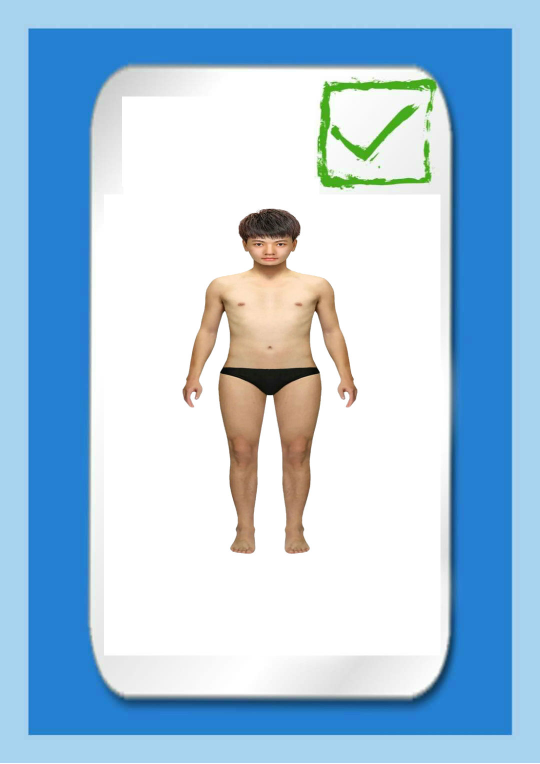
#> input picture Team3/许元开/opencv_learn/1.jpg, 1080 x 1527 px, given in place of man.png, which was not available (shown at 1/2 size)
$ jupyter execute --allow-errors XYK.ipynb   (text cells are left out)
#> lines starting #> are read from the running program, lines starting #| are printed output that depends on the picture; after the words box and inside, x2 and y2 are one past the last pixel; in counts of white or black regions, pixels touching at a corner belong together; pictures that were not available may be replaced by others from this repository, and a replacement may not be noted
[cell 1]
import numpy as np
import cv2
import random
from urllib.request import urlopen
from bs4 import BeautifulSoup
import re
import serial
import serial.tools.list_ports
import time
global cn
ports = list(serial.tools.list_ports.comports())
ser=serial.Serial(port='COM6')
fullclk = False
clothclk = False
hatclk = False
pantsclk = False
#> (the rest of this cell did not finish here and is left out)

[cell 2]
import numpy as np
import cv2
import random
from urllib.request import urlopen
from bs4 import BeautifulSoup
import re
import serial
import serial.tools.list_ports
import time
global cn
fullclk = False
clothclk = False
hatclk = False
pantsclk = False
#> (the rest of this cell did not finish here and is left out)

[cell 3]
import numpy as np
import cv2
img0 = cv2.imread('man.png')
#> img0 is the input picture: shape (1527, 1080, 3); mean B, G, R 224.4, 200.7, 170
img2 = cv2.imread('cloth1.jpg')
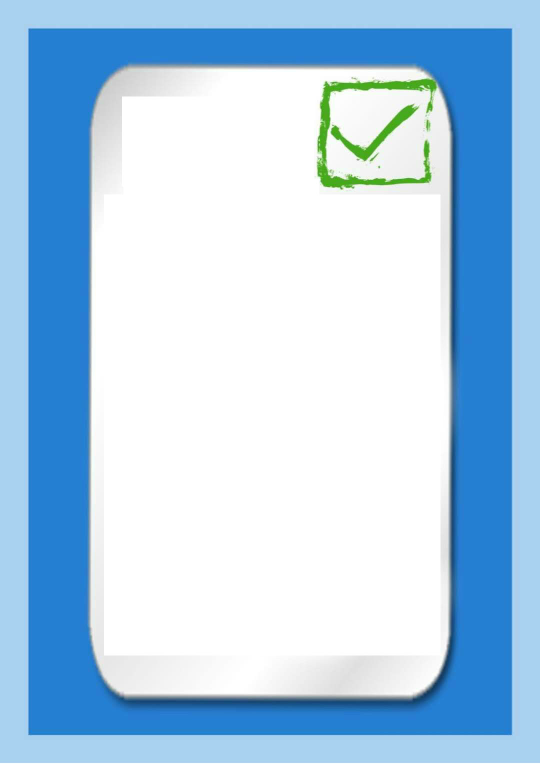
#> input picture Team3/许元开/opencv_learn/227351.jpg, 1080 x 1527 px, given in place of cloth1.jpg, which was not available (shown at 1/2 size)
#> img2 is the input picture: shape (1527, 1080, 3); mean B, G, R 233.9, 207.6, 175.2
rows,cols,channels = img2.shape
#> rows = 1527; cols = 1080; channels = 3
img1 = cv2.resize(img0,(644,457),interpolation=cv2.INTER_CUBIC)
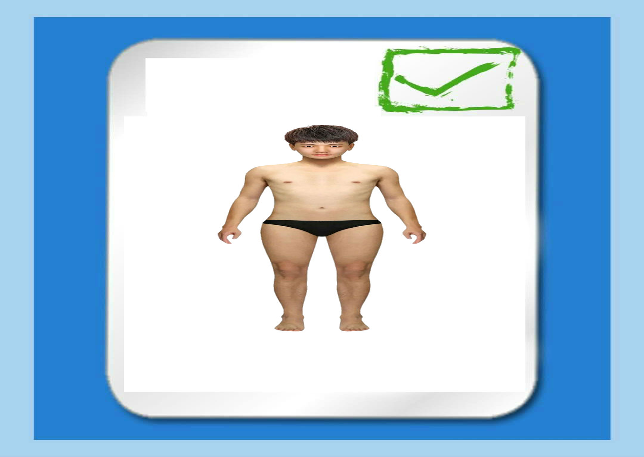
#> img1: shape (457, 644, 3); mean B, G, R 224.4, 200.7, 170
img2gray = cv2.cvtColor(img2,cv2.COLOR_BGR2GRAY)
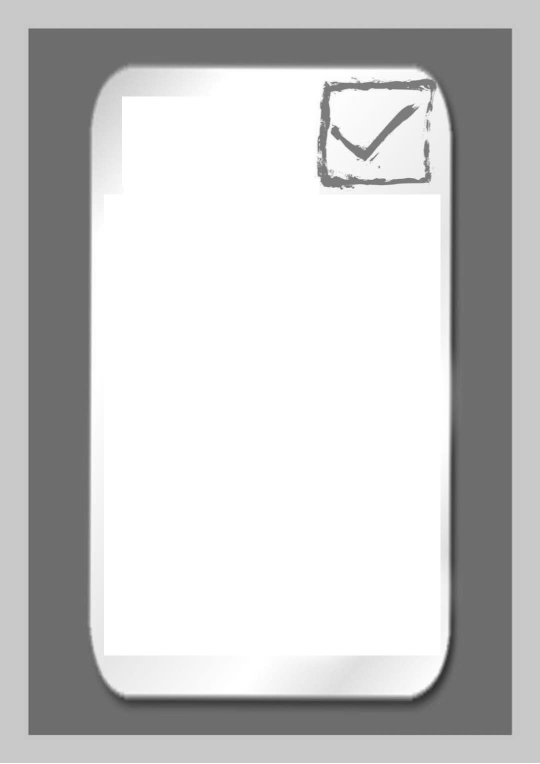
#> img2gray: shape (1527, 1080) (shown at 1/2 size); min 41, max 255, mean 200.8
ret, mask1 = cv2.threshold(img2gray, 175, 255, cv2.THRESH_BINARY)
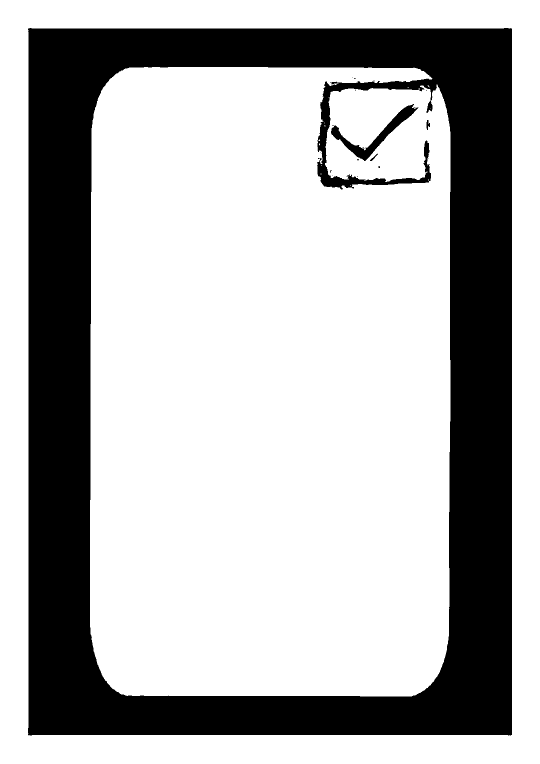
#> mask1: shape (1527, 1080) (shown at 1/2 size); 70.5% white; 19 black regions (15 under 20 px), largest, box (x1, y1, x2, y2) and area: (56, 56, 1024, 1471) 482906, (662, 208, 837, 322) 3521, (853, 240, 860, 260) 86, (740, 307, 756, 322) 55
cv2.imshow('roi',img1)
cv2.imshow('mask',mask1)
cv2.waitKey(0)
mask_inv = cv2.bitwise_not(mask1)
cv2.imshow('mi',mask_inv)
cv2.waitKey(0)
print(mask_inv.shape)
#| (1527, 1080)
print(img2.shape)
#| (1527, 1080, 3)
print(mask1.shape)
#| (1527, 1080)
print(img1.shape)
#| (457, 644, 3)
#> (the rest of this cell did not finish here and is left out)
